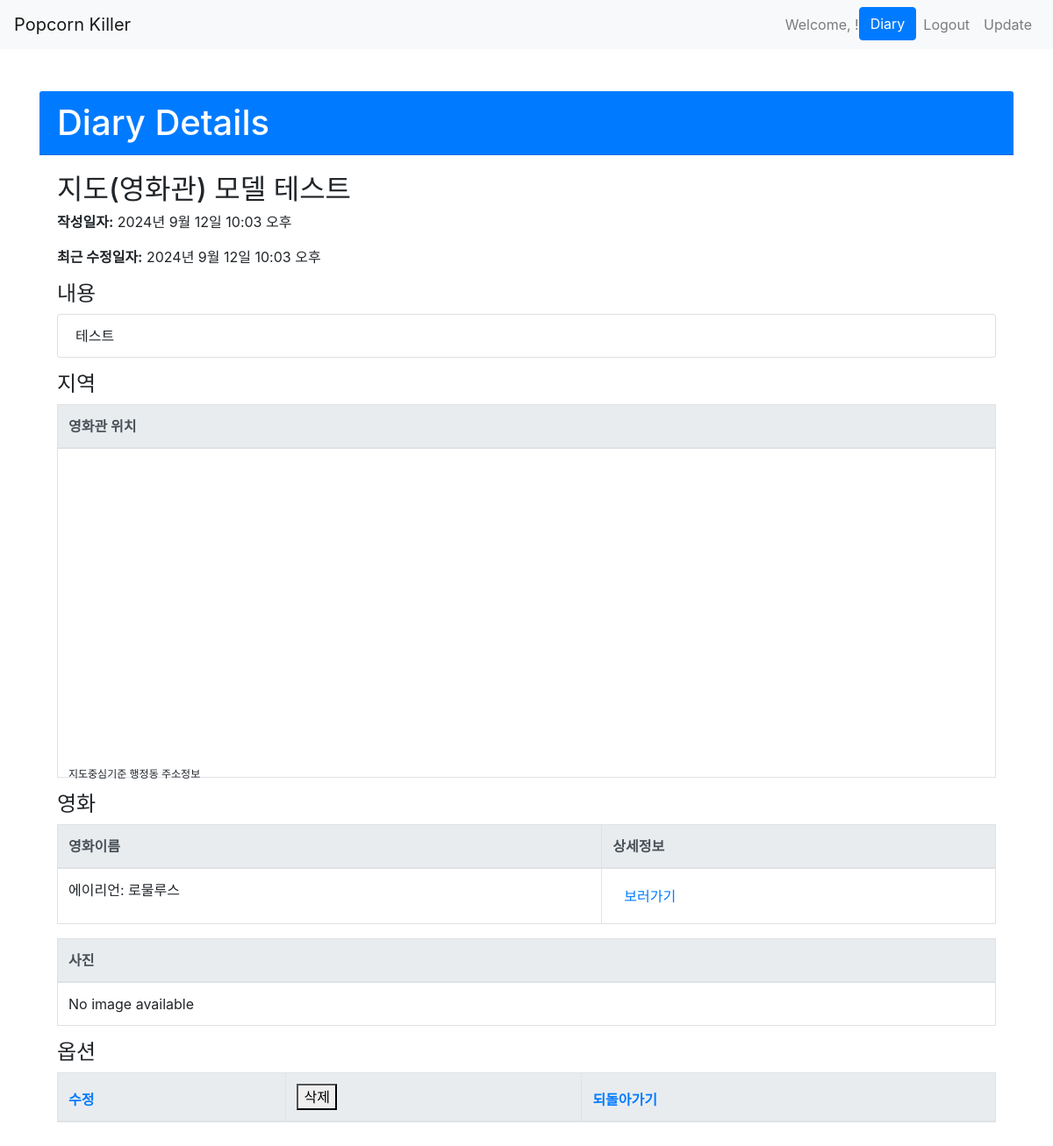
Screenshot of /diaries/2/ (signed in) with the database file from the repository.
### pk_apps/diaries/models.py (models this page shows, shortened)
class Diary(models.Model):
    title = models.CharField(max_length=200)
    content = models.TextField()
    writer = models.ForeignKey(User, on_delete=models.CASCADE, related_name='diaries')
    movie = models.CharField(max_length=100, null=True, blank=True)
    cinema = models.CharField(max_length=255, null=True, blank=True)
    loc_x = models.DecimalField(max_digits=8, decimal_places=4)
    loc_y = models.DecimalField(max_digits=8, decimal_places=4)
    photo = models.ImageField(upload_to='photos/', storage=fs, null=True, blank=True)
    created_at = models.DateTimeField(auto_now_add=True)
    updated_at = models.DateTimeField(auto_now=True)

### pk_apps/diaries/views.py (the view)
# urls.py: path('<int:pk>/', diary_detail, name='diary_detail'),
@login_required
def diary_detail(request: HttpRequest, pk: int) -> HttpResponse:
    diary = get_object_or_404(Diary, pk=pk, writer=request.user)
    context = {
        'diary': diary,
        'apiKey': KAKAO_API_KEY
    }
    return render(request, 'diaries/diary_detail.html', context)

### pk_apps/accounts/models.py (called while the page is built)
    def __str__(self):
        return f"{self.nickname}"

### pk_apps/diaries/templates/diaries/diary_detail.html (shortened to what this page needs)
{% extends "base.html" %}
{% block content %}
    <div class="container mt-5">
        <div class="card-header bg-primary text-white">
            <h1 class="mb-0">Diary Details</h1>
        </div>
        <div class="card-body">
            <h2 class="card-title">{{ diary.title }}</h2>
            <p class="card-text"><strong>작성일자:</strong> {{ diary.created_at }}</p>
            <p class="card-text"><strong>최근 수정일자:</strong> {{ diary.updated_at }}</p>
            {% if error %}
                <div class="alert alert-danger" role="alert">
                    {{ error }}
                </div>
            {% else %}
                <h4>내용</h4>
                <ul class="list-group mb-3">
                    <li class="list-group-item">{{ diary.content }}</li>
                </ul>
                <h4>지역</h4>
                <table class="table table-bordered">
                    <thead class="thead-light">
                        <tr>
                            <th>영화관 위치</th>
                        </tr>
                    </thead>
                    <tbody>
                        <tr>
                            <td>
                                <div class="map_wrap">
                                    <div id="map" style="width:100%;height:100%;position:relative;overflow:hidden;"></div>
                                    <div class="hAddr">
                                        <span class="title">지도중심기준 행정동 주소정보</span>
                                    </div>
                                </div>
                            </td>
                        </tr>
                    </tbody>
                </table>
                <h4>영화</h4>
                <table class="table table-bordered">
                    <thead class="thead-light">
                        <tr>
                            <th>영화이름</th>
                            <th>상세정보</th>
                        </tr>
                    </thead>
                    <tbody>
                        <tr>
                            <td>{{ diary.movie }}</td>
                            <td>
                                <form action="{% url 'box_office:search_list' %}" method="post">
                                    <button type="submit" class="btn btn-link" name="movieNm" value="{{ diary.movie }}">보러가기</button>
                                </form>
                            </td>
                        </tr>
                    </tbody>
                </table>
                <table class="table table-bordered">
                    <thead class="thead-light">
                        <tr>
                            <th>사진</th>
                        </tr>
                    </thead>
                    <tbody>
                        <tr>
                            {% if diary.photo %}
                                <td>
                                    <img src="{{ diary.photo.url }}" alt="{{ diary.title }}">
                                </td>
                            {% else %}
                                <td>No image available</td>
                            {% endif %}
                        </tr>
                    </tbody>
                </table>
                <h4>옵션</h4>
                <table class="table table-bordered">
                    <thead class="thead-light">
                        <tr>
                            <th>
                                <a href="{% url 'diaries:diary_update' diary.pk %}">수정</a>
                            </th>
                            <th>
                                <form action="{% url 'diaries:diary_delete' diary.pk %}" method="post">
                                    <button type="submit">삭제</button>
                                </form>
                            </th>
                            <th>
                                <a href="{% url 'diaries:diary_list' %}">되돌아가기</a>
                            </th>
                        </tr>
                    </thead>
                </table>
            {% endif %}
        </div>
    </div>
{% endblock %}

### templates/base.html (style rules this page uses)
.map_wrap, .map_wrap * { margin:0; padding:0;font-family:'Malgun Gothic',dotum,'돋움',sans-serif;font-size:12px; }
.map_wrap { position:relative;width:100%;height:350px; }

### rows the page displays
Diary: title "지도(영화관) 모델 테스트", created_at "2024년 9월 12일 10:03 오후", updated_at "2024년 9월 12일 10:03 오후", content "테스트", movie "에이리언: 로물루스"
